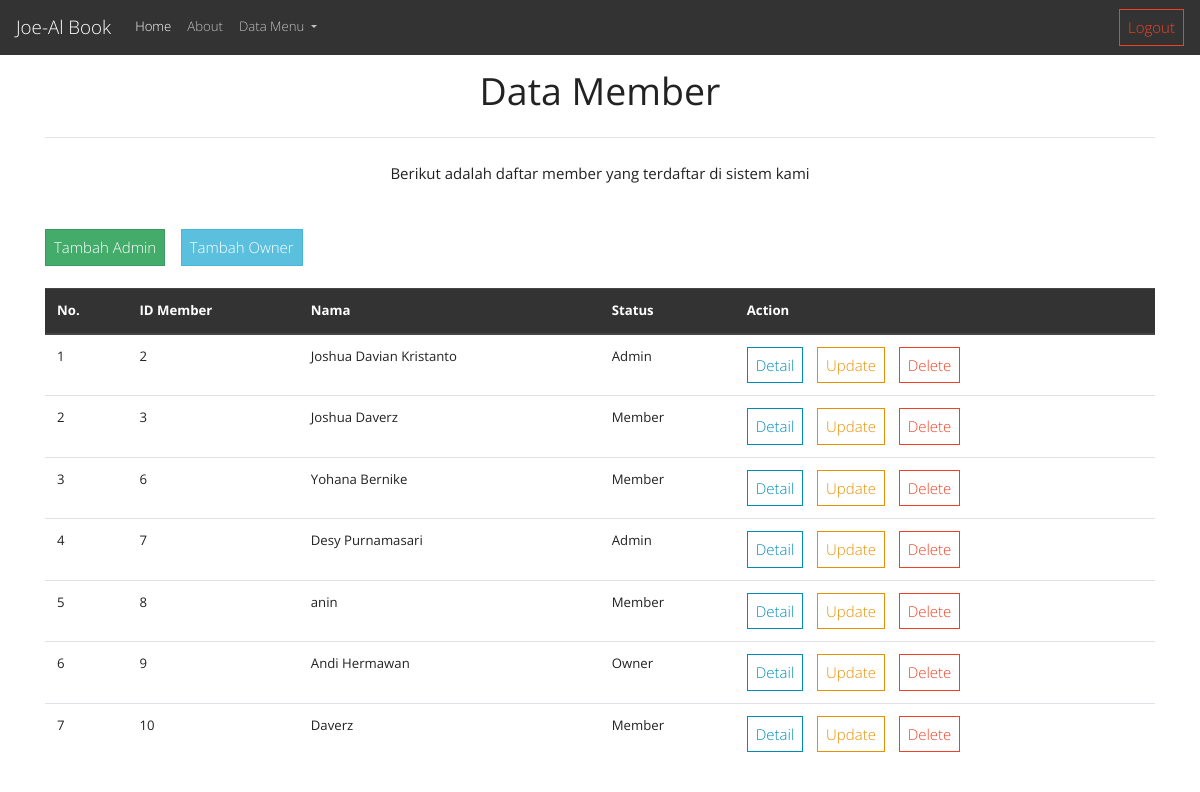
Screenshot of /index.php/member with the database file from the repository.
### tables this page shows
CREATE TABLE `user` (
  `id` int(11) NOT NULL,
  `nama` varchar(30) NOT NULL,
  `ttl` date NOT NULL,
  `jk` varchar(20) NOT NULL,
  `alamat` varchar(50) NOT NULL,
  `username` varchar(30) NOT NULL,
  `password` varchar(32) NOT NULL,
  `level` int(5) NOT NULL
);

### application/controllers/Member.php (called while the page is built, shortened)
<?php
class Member extends CI_Controller {
	public function __construct()
	{
		$this->load->model('M_member');
		$this->load->library('form_validation');
	}
	public function index()
	{
		$data['member'] = $this->M_member->tampil_data()->result();
		$this->load->view('datamember', $data);
	}
}

### index.php (called while the page is built, shortened)
<?php
require_once BASEPATH.'core/CodeIgniter.php';

### application/models/M_member.php (called while the page is built, shortened)
<?php
class M_member extends CI_Model {
	public function tampil_data()
	{
		return $this->db->get('user');
	}
}

### application/views/datamember.php (the view, shortened to what this page needs)
<!DOCTYPE html>
<html lang="en">
	<head>
		<link href="https://stackpath.bootstrapcdn.com/bootswatch/4.1.1/yeti/bootstrap.min.css" rel="stylesheet">
		<link rel="stylesheet" href="https://cdnjs.cloudflare.com/ajax/libs/open-iconic/1.1.1/font/css/open-iconic-bootstrap.min.css" />
	</head>
	<body>
		<nav class="navbar navbar-expand-lg navbar-dark bg-dark fixed-top">
			<a class="navbar-brand" href="#">Joe-Al Book</a>
			<div class="collapse navbar-collapse" id="navbarColor02">
			  	<ul class="navbar-nav mr-auto">
				    <li class="nav-item active">
				      <a class="nav-link" href="<?php echo base_url('Home/index'); ?>">Home <span class="sr-only">(current)</span></a>
				    </li>
				    <li class="nav-item">
				      <a class="nav-link" href="#">About</a>
				    </li>
				    <li class="nav-item dropdown">
				    	<a class="nav-link dropdown-toggle" href="#" id="navbarDropdown" role="button" data-toggle="dropdown" aria-haspopup="true" aria-expanded="false">
         					Data Menu
       					</a>
				    </li>
			  	</ul>
			  	<a class="btn btn-outline-danger my-2 my-sm-0" href="<?php echo base_url('Login/logout'); ?>">
			  		<span class="oi oi-account-logout"></span> Logout
			  	</a>
			</div>
		</nav>
		<br><br><br>
		<div class="container">
			<center><h1><b>Data Member</b></h1></center>
			<center><hr class="my-4"></center>
			<center>Berikut adalah daftar member yang terdaftar di sistem kami</center>
			<br><br>
			<a class="btn btn-success" href="<?php echo base_url('Member/inputadmin'); ?>">
				<span class="oi oi-plus"></span> Tambah Admin
			</a>
			<a class="btn btn-info" href="<?php echo base_url('Member/inputowner') ?>">
				<span class="oi oi-plus"></span> Tambah Owner
			</a>
			<br><br>
			<table class="table table-hover table-inverse" id="table-member">
				<thead class="thead-dark">
					<tr>
						<th>No.</th>
						<th>ID Member</th>
						<th>Nama</th>
						<th>Status</th>
						<th colspan="2">Action</th>
					</tr>
				</thead>
				<tbody>
					<?php $no = 1; foreach ($member as $key) { ?>
						<tr>
							<td><?php echo $no++; ?></td>
							<td><?php echo $key->id; ?></td>
							<td><?php echo $key->nama; ?></td>
							<td>
								<?php
									if ($key->level == 1) {
									  	echo "Admin";
									}
									elseif ($key->level == 2) {
										echo "Member";
									}
									elseif ($key->level == 3) {
									 	echo "Owner";
									}
								?>
							</td>
							<td>
								<a class="btn btn-outline-primary" href="<?php echo base_url('Member/detail/'.$key->id) ?>">
									<span class="oi oi-magnifying-glass"></span> Detail
								</a>
								<a class="btn btn-outline-warning" href="<?php echo base_url('Member/update/'.$key->id) ?>">
									<span class="oi oi-loop"></span> Update
								</a>
								<a class="btn btn-outline-danger" href="<?php echo base_url('Member/delete/'.$key->id) ?>">
									<span class="oi oi-trash"></span> Delete
								</a>
							</td>
						</tr>
					<?php } ?>
				</tbody>
			</table>
		</div>
	</body>
</html>

### rows the page displays
user: id "2", nama "Joshua Davian Kristanto", level "Admin"
user: id "3", nama "Joshua Daverz", level "Member"
user: id "6", nama "Yohana Bernike", level "Member"
user: id "7", nama "Desy Purnamasari", level "Admin"
user: id "8", nama "anin", level "Member"
user: id "9", nama "Andi Hermawan", level "Owner"
user: id "10", nama "Daverz", level "Member"
